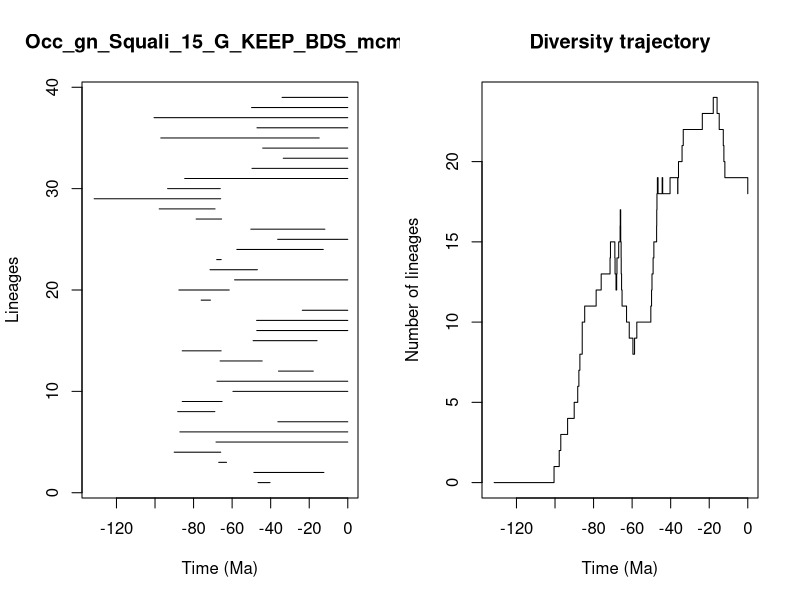

Generate this figure with R:


pdf(file='../Results/Genus/5_MA_bins_EXT_EP/pyrate_mcmc_logs/Occ_gn_Squali_15_G_KEEP_BDS_mcmc_LTT.pdf',width=0.6*20, height=0.6*10)
title = "Occ_gn_Squali_15_G_KEEP_BDS_mcmc"
ts=c(46.54661251281599, 48.71826628966014,66.96202922136099,90.04987692729415,68.35508316405469,87.10026442607167,36.25896682242473,88.22059474111511,85.88048531158444,59.58850674453535,67.85543910979194,35.941966301425566,66.23547779276679,85.88720585686853,49.11276938588736,47.221663112584146,47.29354983187231,23.588554505280815,76.04871837109977,87.61980154674653,58.73016103089339,71.45414311737753,68.00534205141571,57.56348027187784,36.361029597222085,50.29526238643681,78.66233875138803,97.81868018714314,131.57543704299084,93.4721168426216,84.60017802284099,49.690390879382775,33.477834057921775,44.13945245297949,97.00769807490454,47.11413167174071,100.50377502850439,49.91696582369438,34.094107886968565)
te=c(40.323181293095615, 12.392613069742106,62.89148666691161,65.91347788517527,0.0,0.0,0.0,68.95921904732734,65.21768647428394,0.0,0.0,17.905961568647776,44.41343125240633,65.70621611702751,15.926400652211752,0.0,0.0,0.0,71.2372523165977,61.48855880555249,0.0,46.89752056121898,65.65945767241583,12.70866812608033,0.0,11.883621675596824,65.46998170807291,68.853520050998,65.9332306323528,66.15260308751718,0.0,0.0,0.0,0.0,14.820677834253148,0.0,0.0,0.0,0.0)
div_traj=c(0, 1,2,3,4,5,6,7,8,9,10,11,12,13,14,15,14,13,12,13,14,15,16,17,16,15,14,13,12,11,10,9,8,9,10,11,12,13,14,15,16,17,18,19,18,19,18,19,18,19,20,21,22,23,24,23,22,21,20,19,18)
time_events=c(131.57543704299084, 100.50377502850439,97.81868018714314,97.00769807490454,93.4721168426216,90.04987692729415,88.22059474111511,87.61980154674653,87.10026442607167,85.88720585686853,85.88048531158444,84.60017802284099,78.66233875138803,76.04871837109977,71.45414311737753,71.2372523165977,68.95921904732734,68.853520050998,68.35508316405469,68.00534205141571,67.85543910979194,66.96202922136099,66.23547779276679,66.15260308751718,65.9332306323528,65.91347788517527,65.70621611702751,65.65945767241583,65.46998170807291,65.21768647428394,62.89148666691161,61.48855880555249,59.58850674453535,58.73016103089339,57.56348027187784,50.29526238643681,49.91696582369438,49.690390879382775,49.11276938588736,48.71826628966014,47.29354983187231,47.221663112584146,47.11413167174071,46.89752056121898,46.54661251281599,44.41343125240633,44.13945245297949,40.323181293095615,36.361029597222085,36.25896682242473,35.941966301425566,34.094107886968565,33.477834057921775,23.588554505280815,17.905961568647776,15.926400652211752,14.820677834253148,12.70866812608033,12.392613069742106,11.883621675596824,0.0)
                par(mfrow=c(1,2))
                L = length(ts)
                plot(ts, 1:L , xlim=c(-max(ts)-1,0), pch=20, type="n", main=title,xlab="Time (Ma)",ylab="Lineages")
                for (i in 1:L){segments(x0=-te[i],y0=i,x1=-ts[i],y1=i)}    
                t = -time_events
                plot(div_traj ~ t,type="s", main = "Diversity trajectory",xlab="Time (Ma)",ylab="Number of lineages",xlim=c(-max(ts)-1,0))
                abline(v=c(65,200,251,367,445),lty=2,col="gray")
                
